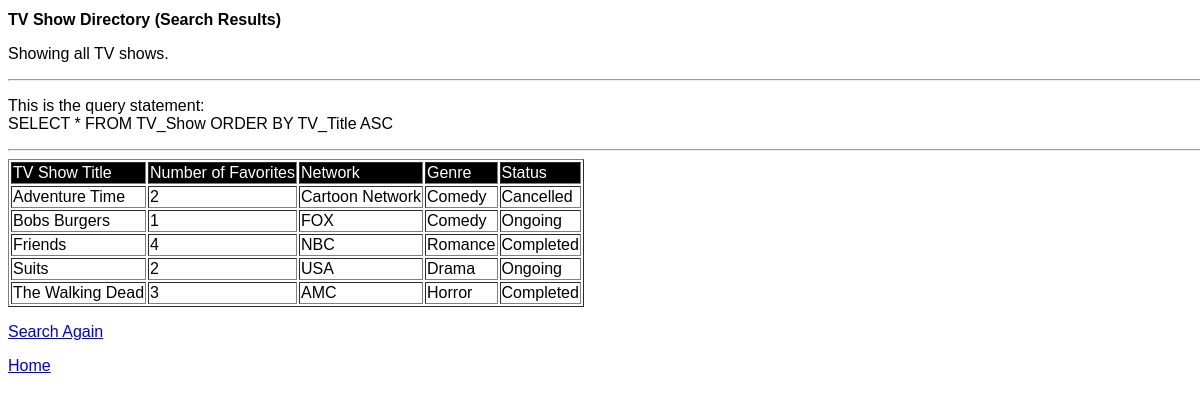
Screenshot of /search_tvshows_output.php with the database file from the repository.
### tables this page shows
create table if not exists TV_Show (
	TV_Title varchar(100) not null,
    Num_of_Favorites int default 0,
    Network varchar(100),
    Genre varchar(100),
    Ongoing varchar(100),
    primary key(TV_Title),
    foreign key (Genre) references Genre(Genre),
    foreign key (Ongoing) references Ongoing(Ongoing)
);

### search_tvshows_output.php (the view, shortened to what this page needs)
<!doctype html>
<html>
	<head>
		<link rel="stylesheet" type="text/css"  href="database.css"/>
	</head>
	<body>
		<h1>TV Show Directory (Search Results)</h1>
		<?php
			require_once 'login.php';
			$connection = mysqli_connect( $db_host, $db_user,
							$db_pass, $db_base);
			$query = "SELECT * FROM TV_Show";
			if ( isset($_GET["title"]) && ! empty($_GET["title"]) ){
				$title=mysqli_real_escape_string($connection,$_GET["title"]);
				$query.=" WHERE TV_Title Like '%".$title."%'";
				echo '<p>Searching for TV shows that contain "'.htmlentities($_GET["title"]).'".</p>';
			} else {
				echo '<p>Showing all TV shows.</p>';
			}
			$query .= " ORDER BY TV_Title ASC";
			echo '<hr/><p>This is the query statement: <br/>'. $query .'</p><hr/>';
			$result = mysqli_query($connection, $query);
			if (mysqli_num_rows($result) == 0) {
				echo '<p style="color: red; font-weight: bold;">No results found.</p>';
			} else {
		?>
		<table border=1>
			<tr style="color:white; background-color:black;">
				<td>TV Show Title</td>
				<td>Number of Favorites</td>
				<td>Network</td>
				<td>Genre</td>
				<td>Status</td>
			</tr>
			<?php
			  while ($row = mysqli_fetch_assoc($result)){
				$title=htmlentities($row["TV_Title"]);
				$favorites=htmlentities($row["Num_of_Favorites"]);
				$network=htmlentities($row["Network"]);
				$genre=htmlentities($row["Genre"]);
				$ongoing=htmlentities($row["Ongoing"]);
				echo '<tr>';
				echo '<td>'  .  $title  .   '</td>';
				echo '<td>'  .  $favorites . '</td>';
				echo '<td>'  .  $network . '</td>';
				echo '<td>'  .  $genre . '</td>';
				echo '<td>'  .  $ongoing . '</td>';
				echo '</tr>';
			  };
			};
			?>
		</table>
		<p><a href="search_tvshows_input.php">Search Again</a></p>
		<p><a href="project.php">Home</a></p>
	</body>
</html>

### database.css (style rules this page uses)
html, body, h1, h2, h3, a, ol, ul, li, div, audio, blockquote, img, video, iframe, header, footer, main, nav { border: 0px; font-size: 100%; vertical-align: baseline; }
html { height: 100%; width: 100%; background-color: white; overflow-y: scroll; }
body { font-family: Helvetica, Arial, Sans-Serif; height: 100%; width: 100%; }

### search_tvshows_output.php (style rules this page uses)
p, h1, h2, h3, h4, h5, body { font-family: Helvetica, Open Sans; }

### rows the page displays
tv_show: TV_Title "Adventure Time", Num_of_Favorites "2", Network "Cartoon Network", Genre "Comedy", Ongoing "Cancelled"
tv_show: TV_Title "Bobs Burgers", Num_of_Favorites "1", Network "FOX", Genre "Comedy", Ongoing "Ongoing"
tv_show: TV_Title "Friends", Num_of_Favorites "4", Network "NBC", Genre "Romance", Ongoing "Completed"
tv_show: TV_Title "Suits", Num_of_Favorites "2", Network "USA", Genre "Drama", Ongoing "Ongoing"
tv_show: TV_Title "The Walking Dead", Num_of_Favorites "3", Network "AMC", Genre "Horror", Ongoing "Completed"

### other values shown
$query "SELECT * FROM TV_Show ORDER BY TV_Title ASC"
